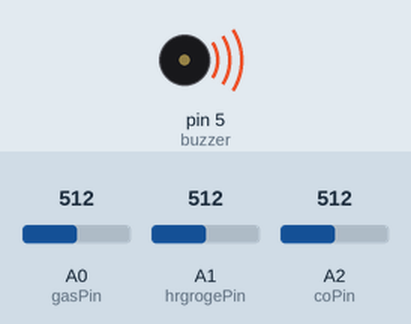
A sketch run on a simulated Arduino Uno, built with avr-gcc and run on an emulated ATmega328P. On the bench: buzzer (waves = sounding, pin HIGH). The inputs (shaded band) are chosen by the test bench; at power-on: A0 (gasPin) = 512, A1 (hrgrogePin) = 512, A2 (coPin) = 512. The modem accepts every AT command (registered, SIM ready, sends succeed) and sends nothing else; what the sketch prints to the serial monitor is not drawn.

Above: at 0.1 s.
Timing chart, 0 to 1.6 s (numbered marks = the images above):
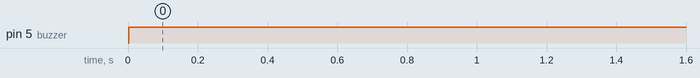

The sketch:

Emission_Final.ino
```cpp
#include <SoftwareSerial.h>
int gasPin= A0;
int hrgrogePin= A1;
int coPin= A2;
int buzzer=5;

// replace with your channel's thingspeak API key
String apiKey = "5S065NC3XTG6GJSR";

// connect 2 to TX of Esp
// connect 3 to RX of Esp
SoftwareSerial ser(2,3); // TX,RX of Esp
SoftwareSerial mySerial(9, 10);
char msg;

// this runs once
void setup() {
  mySerial.begin(115200);   // Setting the baud rate of GSM Module
  Serial.begin(115200);    // Setting the baud rate of Serial Monitor (Arduino)

  // enable debug serial
  //sets the baud rate to 115200
  Serial.begin(115200);
  // enable software serial
  //sets the baud rate to 115200
  ser.begin(115200);
  // reset ESP8266
  ser.println("AT+RST");
  pinMode(buzzer,OUTPUT);
 }
// this runs again and again
void loop()
{

   float gas_val=analogRead(gasPin);
   float hydrogen_val=analogRead(hrgrogePin);
   float co_val=analogRead(coPin);

  // convert to string
  char buf[16],buf1[16],buf2[16];
  String strGas = dtostrf(gas_val,4,1,buf);
  String strhydro = dtostrf(hydrogen_val,4,1,buf1);
  String strco = dtostrf(co_val,4,1,buf2);

  if(analogRead(gasPin)>50 && analogRead(hrgrogePin)>50 && analogRead(coPin)>50)
  {
    digitalWrite(buzzer,HIGH);
    SendMessage();

   }
   else
   {
     digitalWrite(buzzer,LOW);
   }
  Serial.println(strGas);
  Serial.println(strhydro);
  Serial.println(strco);

  // TCP connection
  String cmd = "AT+CIPSTART=\"TCP\",\"";
  cmd += "184.106.153.149"; // api.thingspeak.com
  cmd += "\",80";
  ser.println(cmd);

  if(ser.find("Error"))
  {
    Serial.println("AT+CIPSTART error");
    return;
  }

  // prepare GET string
  String getStr = "GET /update?api_key=";
  getStr += apiKey;
  getStr +="&field1=";
  getStr += String(strGas);
   getStr += apiKey;
  getStr +="&field2=";
  getStr += String(strhydro);
   getStr += apiKey;
  getStr +="&field3=";
  getStr += String(strco);
  getStr += "\r\n\r\n";

  // send data length
  cmd = "AT+CIPSEND=";
  cmd += String(getStr.length());
  ser.println(cmd);
  if(ser.find(">"))
  {
    ser.print(getStr);
  }
  else
  {
    ser.println("AT+CIPCLOSE");
    // alert user
    Serial.println("AT+CIPCLOSE");
  }
  // thingspeak needs 15 sec delay between updates
  delay(20000);
}
void SendMessage()
{
  mySerial.println("AT+CMGF=1");    //Sets the GSM Module in Text Mode
  delay(1000);  // Delay of 1000 milli seconds or 1 second
  mySerial.println("AT+CMGS=\"+917057896847\"\r"); // Replace x with mobile number
  delay(1000);
  mySerial.println("asdfghjklzxcvbnm,.");// The SMS text you want to send
  delay(100);
   mySerial.println((char)26);// ASCII code of CTRL+Z
  delay(1000);
}
void MakeCall()
{
  mySerial.println("ATD+917304980126;"); // ATDxxxxxxxxxx; -- watch out here for semicolon at the end!!
  Serial.println("Calling  "); // print response over serial port
  delay(1000);
}
```

Measured:
- by itself, pin 5 (buzzer): LOW → HIGH at 0.00 s
